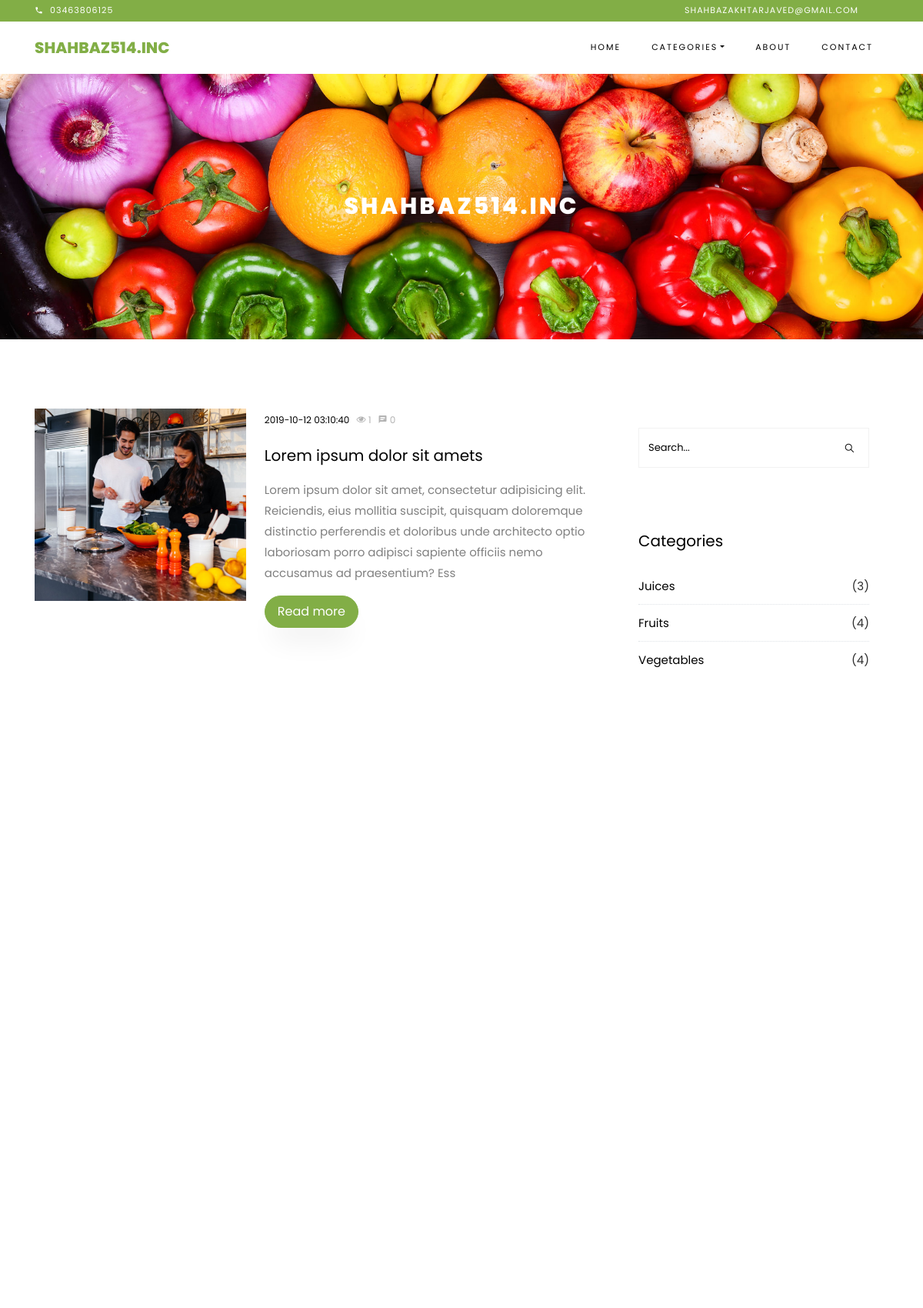
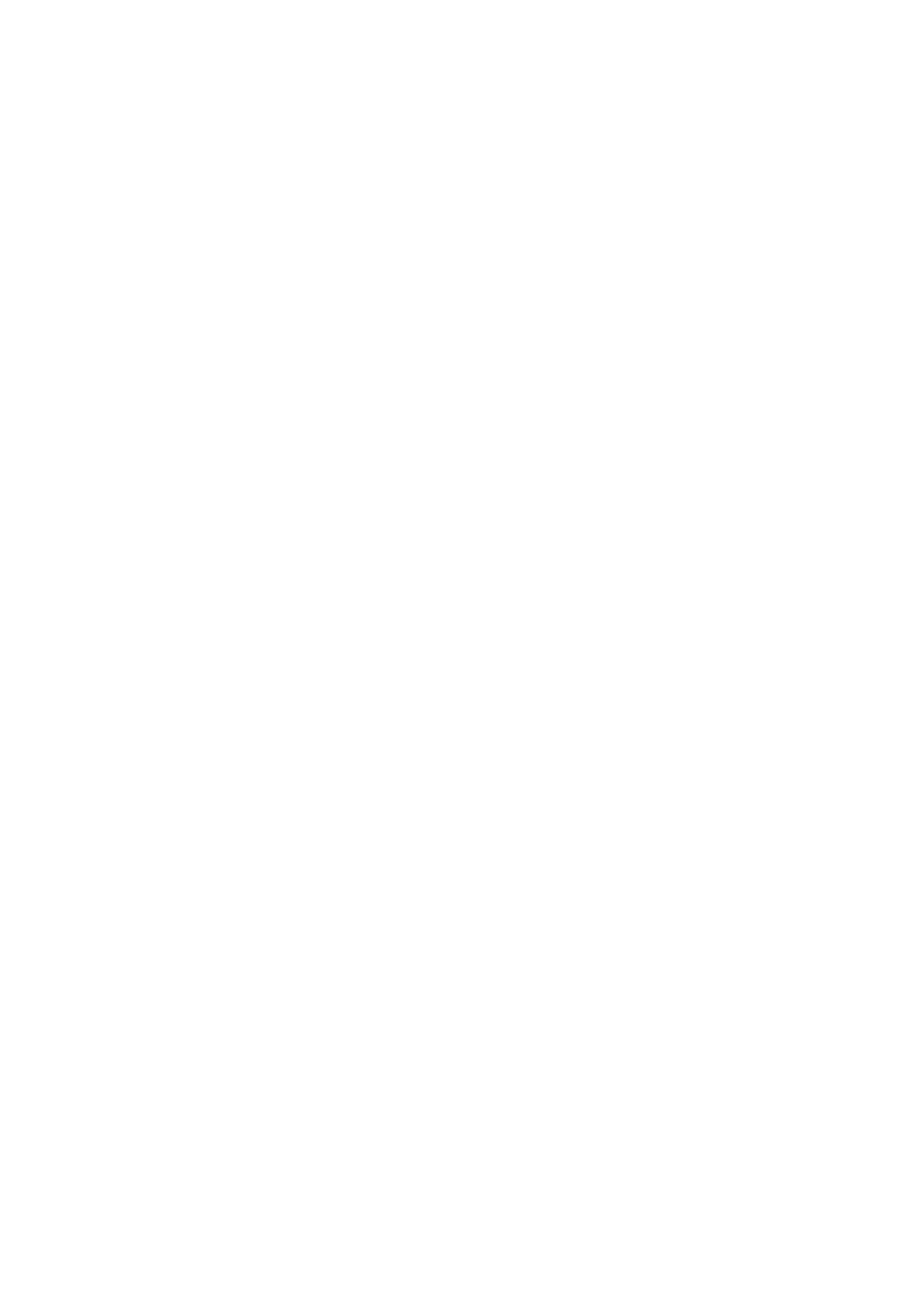
The page / (upper part) on the database its author committed (2 pictures, top to bottom).
### tables this page shows
CREATE TABLE `site` (
  `id` int(11) NOT NULL,
  `name` text NOT NULL,
  `email` text NOT NULL,
  `phone` text NOT NULL,
  `bg_home` text NOT NULL,
  `site_desc` text NOT NULL,
  `address` text NOT NULL,
  `tw` text NOT NULL,
  `fb` text NOT NULL,
  `instagram` text NOT NULL,
  `footer_text` text NOT NULL,
  `date` timestamp NOT NULL DEFAULT CURRENT_TIMESTAMP ON UPDATE CURRENT_TIMESTAMP
);

CREATE TABLE `blog` (
  `id` int(11) NOT NULL,
  `name` text NOT NULL,
  `b_desc` text NOT NULL,
  `img` text NOT NULL,
  `username` text NOT NULL,
  `category` int(11) NOT NULL,
  `comments` int(11) NOT NULL,
  `views` int(11) NOT NULL,
  `keyworks` text NOT NULL,
  `date` timestamp NOT NULL DEFAULT CURRENT_TIMESTAMP ON UPDATE CURRENT_TIMESTAMP
);

CREATE TABLE `categories` (
  `id` int(11) NOT NULL,
  `name` varchar(255) NOT NULL
);

### index.php (the view, shortened to what this page needs)
<?php
  include 'db/db.php';
  $site_sql = "SELECT * FROM site WHERE id = '1'";
  $run_site = mysqli_query($db,$site_sql);
  $row_site = mysqli_fetch_array($run_site);
  include 'inc/header.php';
?>
    <div class="hero-wrap hero-bread" style="background-image: url('images/<?php echo $row_site['bg_home']; ?>');">
      <div class="container">
        <div class="row no-gutters slider-text align-items-center justify-content-center">
          <div class="col-md-9 ftco-animate text-center">
            <h1 class="mb-0 bread"><?php echo $row_site['name']; ?></h1>
          </div>
        </div>
      </div>
    </div>
    <section class="ftco-section ftco-degree-bg">
      <div class="container">
        <div class="row">
          <div class="col-lg-8 ftco-animate">
						<div class="row">
<?php
if (isset($_POST['search'])) {
  $search = mysqli_real_escape_string($db,$_POST['search']);
  $sql_blog = "SELECT * FROM blog WHERE (name LIKE '%$search%') OR (b_desc LIKE '%$search%') OR (keyworks LIKE '%$search%')";
  $run_blog = mysqli_query($db,$sql_blog);
  while ($row_blog = mysqli_fetch_array($run_blog)) {
?>
              <div class="col-md-12 d-flex ftco-animate">
                <div class="blog-entry align-self-stretch d-md-flex">
                  <a href="blog-single.php?post=<?php echo $row_blog['id'] ?>" class="block-20" style="background-image: url('images/<?php echo $row_blog['img'] ?>');">
                  </a>
                  <div class="text d-block pl-md-4">
                    <div class="meta mb-3">
                      <div><a href="blog-single.php?post=<?php echo $row_blog['id'] ?>"><?php echo $row_blog['date'] ?></a></div>
                      <div><a href="blog-single.php?post=<?php echo $row_blog['id'] ?>" class="meta-chat" title="Views"><span class="icon-eye"></span> <?php echo $row_blog['views'] ?></a></div>
                      <div><a href="blog-single.php?post=<?php echo $row_blog['id'] ?>" class="meta-chat" title="Comments"><span class="icon-chat"></span> <?php echo $row_blog['comments'] ?></a></div>
                    </div>
                    <h3 class="heading"><a href="blog-single.php?post=<?php echo $row_blog['id'] ?>"><?php echo $row_blog['name'] ?></a></h3>
                    <p><?php echo substr($row_blog['b_desc'], 0,250) ?></p>
                    <p><a href="blog-single.php?post=<?php echo $row_blog['id'] ?>" class="btn btn-primary py-2 px-3">Read more</a></p>
                  </div>
                </div>
              </div>
<?php
  }
}
else{
  $sql_blog = "SELECT * FROM blog ORDER BY id DESC";
  $run_blog = mysqli_query($db,$sql_blog);
  while ($row_blog = mysqli_fetch_array($run_blog)) {
?>
							<div class="col-md-12 d-flex ftco-animate">
		            <div class="blog-entry align-self-stretch d-md-flex">
		              <a href="blog-single.php?post=<?php echo $row_blog['id'] ?>" class="block-20" style="background-image: url('images/<?php echo $row_blog['img'] ?>');">
		              </a>
		              <div class="text d-block pl-md-4">
		              	<div class="meta mb-3">
		                  <div><a href="blog-single.php?post=<?php echo $row_blog['id'] ?>"><?php echo $row_blog['date'] ?></a></div>
                      <div><a href="blog-single.php?post=<?php echo $row_blog['id'] ?>" class="meta-chat" title="Views"><span class="icon-eye"></span> <?php echo $row_blog['views'] ?></a></div>
                      <div><a href="blog-single.php?post=<?php echo $row_blog['id'] ?>" class="meta-chat" title="Comments"><span class="icon-chat"></span> <?php echo $row_blog['comments'] ?></a></div>
		                </div>
		                <h3 class="heading"><a href="blog-single.php?post=<?php echo $row_blog['id'] ?>"><?php echo $row_blog['name'] ?></a></h3>
		                <p><?php echo substr($row_blog['b_desc'], 0,250) ?></p>
		                <p><a href="blog-single.php?post=<?php echo $row_blog['id'] ?>" class="btn btn-primary py-2 px-3">Read more</a></p>
		              </div>
		            </div>
		          </div>
<?php
  }
}
?>
						</div>
          </div>
          <?php include 'inc/sidebar.php'; ?>
        </div>
      </div>
    </section>
<?php
  include 'inc/footer.php';
?>

### inc/header.php (shortened to what this page needs)
<!DOCTYPE html>
<html lang="en">
  <head>
    <link rel="stylesheet" href="css/open-iconic-bootstrap.min.css">
    <link rel="stylesheet" href="css/animate.css">
    <link rel="stylesheet" href="css/owl.carousel.min.css">
    <link rel="stylesheet" href="css/owl.theme.default.min.css">
    <link rel="stylesheet" href="css/magnific-popup.css">
    <link rel="stylesheet" href="css/aos.css">
    <link rel="stylesheet" href="css/ionicons.min.css">
    <link rel="stylesheet" href="css/bootstrap-datepicker.css">
    <link rel="stylesheet" href="css/jquery.timepicker.css">
    <link rel="stylesheet" href="css/flaticon.css">
    <link rel="stylesheet" href="css/icomoon.css">
    <link rel="stylesheet" href="css/style.css">
  </head>
  <body class="goto-here">
		<div class="py-1 bg-primary">
    	<div class="container">
    		<div class="row no-gutters d-flex align-items-start align-items-center px-md-0">
          <div class="col-lg-12 d-block">
            <div class="row d-flex">
              <div class="col-md pr-4 d-flex topper align-items-center">
                <div class="icon mr-2 d-flex justify-content-center align-items-center"><span class="icon-phone2"></span></div>
                <span class="text"><?php echo $row_site['phone']; ?></span>
              </div>
              <div class="col-md-5 pr-4 d-flex topper align-items-center text-lg-right">
                <span class="text"><?php echo $row_site['email']; ?></span>
              </div>
            </div>
          </div>
		    </div>
		  </div>
    </div>
    <nav class="navbar navbar-expand-lg navbar-dark ftco_navbar bg-dark ftco-navbar-light" id="ftco-navbar">
	    <div class="container">
	      <a class="navbar-brand" href="index.php"><?php echo $row_site['name']; ?></a>
	      <div class="collapse navbar-collapse" id="ftco-nav">
	        <ul class="navbar-nav ml-auto">
	          <li class="nav-item"><a href="index.php" class="nav-link">Home</a></li>
	          <li class="nav-item dropdown">
              <a class="nav-link dropdown-toggle" href="#" id="dropdown04" data-toggle="dropdown" aria-haspopup="true" aria-expanded="false">Categories</a>
            </li>
	          <li class="nav-item"><a href="about.php" class="nav-link">About</a></li>
	          <li class="nav-item"><a href="contact.php" class="nav-link">Contact</a></li>
	        </ul>
	      </div>
	    </div>
	  </nav>

### inc/sidebar.php (shortened to what this page needs)
          <div class="col-lg-4 sidebar ftco-animate">
            <div class="sidebar-box">
              <form action="index.php" class="search-form" method="post" enctype="multipart/form-data">
                <div class="form-group">
                  <span class="icon ion-ios-search"></span>
                  <input type="text" class="form-control" placeholder="Search..." name="search">
                </div>
              </form>
            </div>
            <div class="sidebar-box ftco-animate">
            	<h3 class="heading">Categories</h3>
              <ul class="categories">
<?php
  $get_cat = "SELECT * FROM categories ORDER BY id DESC";
  $run_cat = mysqli_query($db,$get_cat);
  while ($row_cat = mysqli_fetch_array($run_cat)) {
    $sql_b = "SELECT * FROM blog WHERE category = '".$row_cat['id']."'";
    $run_b = mysqli_query($db,$sql_b);
    $count = mysqli_num_rows($run_b);
?>
                <li>
                  <a href="index.php?cat=<?php echo $row_cat['id'] ?>">
                  <?php echo $row_cat['name'] ?>
                  <span style="color: #2e2e2e;">(<?php echo $count; ?>)</span>
                  </a>
                </li>
<?php
  }
?>
              </ul>
            </div>
          </div>

### css/icomoon.css (style rules this page uses)
[class^="icon-"], [class*=" icon-"] { font-family: 'icomoon' !important; speak: none; font-style: normal; font-weight: normal; font-variant: normal; text-transform: none; line-height: 1; -webkit-font-smoothing: antialiased; -moz-osx-font-smoothing: grayscale; }
.icon-eye:before { content: "\f06e"; }
.icon-phone2:before { content: "\e0cd"; }
.icon-chat:before { content: "\e0b7"; }

### rows shown on the page
site: phone "03463806125", email "SHAHBAZAKHTARJAVED@GMAIL.COM", name "SHAHBAZ514.INC", bg_home (picture)
blog: img (picture), date "2019-10-12 03:10:40", views "1", comments "0", name "Lorem ipsum dolor sit amets", b_desc "Lorem ipsum dolor sit amet, consectetur adipisicing elit. Reiciendis, eius mollitia suscipit, quisquam doloremque distinctio perferendis et doloribus unde architecto optio laboriosam porro adipisci sapiente officiis nemo accusamus ad praesentium? Ess"
categories: name "Juices", count "3"
categories: name "Fruits", count "4"
categories: name "Vegetables", count "4"
